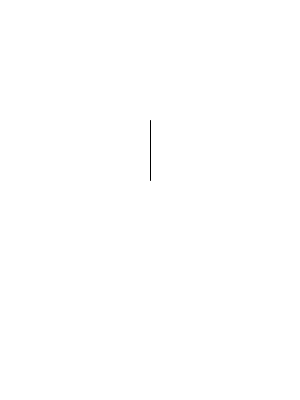
Frame 1 (no input)
Frame 60 (the mouse pressed at the canvas centre just before this capture): identical to frame 1, image omitted
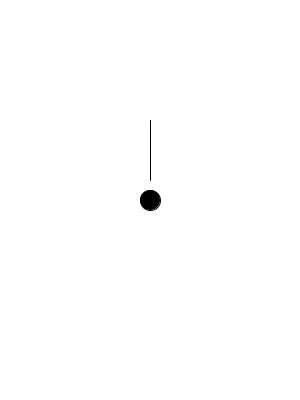
Frame 120 (the mouse held since frame 60 and released just before this capture)

The Processing sketch that drew these frames (run headless with seeded random() and noise(); from frame 60 on, the mouse is pressed at the canvas centre):

// Processing sketch: processing_78579
// ── processing_78579.pde

void setup () {
    size(300,400);
    background(255);
}
 
void draw () {
  background (255, 255, 255);
  line (150,120,150,180);
  if(mousePressed) {
  fill(0);  
  ellipse (mouseX, mouseY, 20, 20);

  }
}
